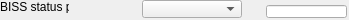
   <widget class="caFrame" name="caFrame_6">
    <property name="geometry">
     <rect>
      <x>12</x>
      <y>178</y>
      <width>349</width>
      <height>20</height>
     </rect>
    </property>
    <widget class="caLabel" name="caLabel_10">
     <property name="geometry">
      <rect>
       <x>0</x>
       <y>0</y>
       <width>69</width>
       <height>13</height>
      </rect>
     </property>
     <property name="text">
      <string>BISS status poll</string>
     </property>
     <property name="alignment">
      <set>Qt::AlignAbsolute|Qt::AlignLeading|Qt::AlignLeft|Qt::AlignVCenter</set>
     </property>
     <property name="fontScaleMode">
      <enum>ESimpleLabel::WidthAndHeight</enum>
     </property>
     <property name="foreground">
      <color>
       <red>0</red>
       <green>0</green>
       <blue>0</blue>
      </color>
     </property>
     <property name="background">
      <color alpha="0">
       <red>0</red>
       <green>0</green>
       <blue>0</blue>
      </color>
     </property>
     <property name="frameShape">
      <enum>QFrame::NoFrame</enum>
     </property>
    </widget>
    <widget class="caMenu" name="caMenu_0">
     <property name="geometry">
      <rect>
       <x>142</x>
       <y>0</y>
       <width>100</width>
       <height>18</height>
      </rect>
     </property>
     <property name="channel" stdset="0">
      <string>$(P)$(M)_BISSSTAT_POLL_CMD</string>
     </property>
     <property name="colorMode">
      <enum>caMenu::Static</enum>
     </property>
     <property name="foreground">
      <color>
       <red>0</red>
       <green>0</green>
       <blue>0</blue>
      </color>
     </property>
     <property name="background">
      <color>
       <red>187</red>
       <green>187</green>
       <blue>187</blue>
      </color>
     </property>
    </widget>
    <widget class="caLineEdit" name="caLineEdit_3">
     <property name="geometry">
      <rect>
       <x>266</x>
       <y>5</y>
       <width>81</width>
       <height>13</height>
      </rect>
     </property>
     <property name="alignment">
      <set>Qt::AlignAbsolute|Qt::AlignLeading|Qt::AlignLeft|Qt::AlignVCenter</set>
     </property>
     <property name="channel" stdset="0">
      <string>$(P)$(M)_BISSSTAT_POLL</string>
     </property>
     <property name="foreground">
      <color>
       <red>10</red>
       <green>0</green>
       <blue>184</blue>
      </color>
     </property>
     <property name="background">
      <color>
       <red>187</red>
       <green>187</green>
       <blue>187</blue>
      </color>
     </property>
     <property name="colorMode">
      <enum>caLineEdit::Static</enum>
     </property>
     <property name="precisionMode">
      <enum>caLineEdit::Channel</enum>
     </property>
     <property name="limitsMode">
      <enum>caLineEdit::Channel</enum>
     </property>
     <property name="maxValue">
      <double>1.000000000000000</double>
     </property>
     <property name="minValue">
      <double>0.000000000000000</double>
     </property>
     <property name="fontScaleMode" stdset="0">
      <enum>caLineEdit::WidthAndHeight</enum>
     </property>
     <property name="formatType">
      <enum>caLineEdit::decimal</enum>
     </property>
    </widget>
   </widget>
